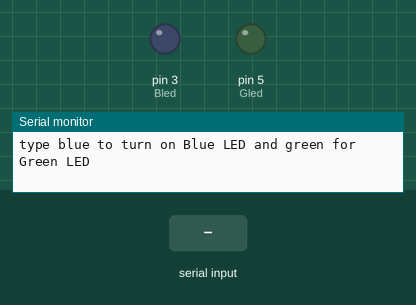
Recording of a sketch running on a simulated Arduino Uno, built with avr-gcc and run on an emulated ATmega328P. Parts: output pins drawn as LEDs (lit = HIGH), the last lines printed to the serial monitor. The test bench sets the inputs (shaded band).

Above: at 3.2 s.
3.3 s: "b" received over Serial
At 3.6 s:
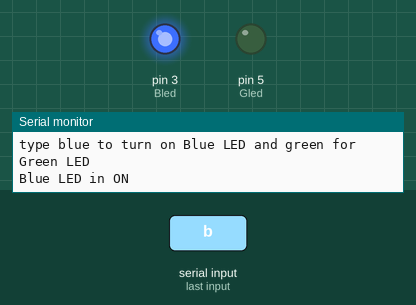
4.8 s: "g" received over Serial
At 5.9 s:
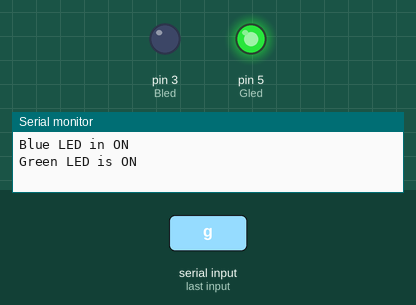
Timing chart, 0 to 7.8 s (numbered marks = the images above; inputs shaded):
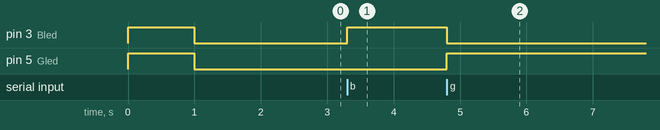

Measured:
- after the input at 3.3 s, pin 3 (Bled): LOW → HIGH at once
- after the input at 4.8 s, pin 3 (Bled): HIGH → LOW at once; pin 5 (Gled): LOW → HIGH at once

The sketch:

Part01_DigitalSwitch.ino
```cpp
#define Bled 3
#define Gled 5

void setup() {
  pinMode(Bled, OUTPUT);
  pinMode(Gled, OUTPUT);
  Serial.begin(9600);
  Serial.println("type blue to turn on Blue LED and green for Green LED");
  digitalWrite(Bled, HIGH);
  digitalWrite(Gled, HIGH);
  delay(1000);
  digitalWrite(Bled, LOW);
  digitalWrite(Gled, LOW);
  delay(1000);
}

void loop() {
  if (Serial.available()> 0){
    char inData = char(Serial.read());
    if(inData == 'b'){
      Serial.println("Blue LED in ON");
      digitalWrite(Bled, HIGH);
      digitalWrite(Gled, LOW);
    }
    else if(inData == 'g'){
      Serial.println("Green LED is ON");
      digitalWrite(Gled, HIGH);
      digitalWrite(Bled, LOW);
    }
  }
}
```
